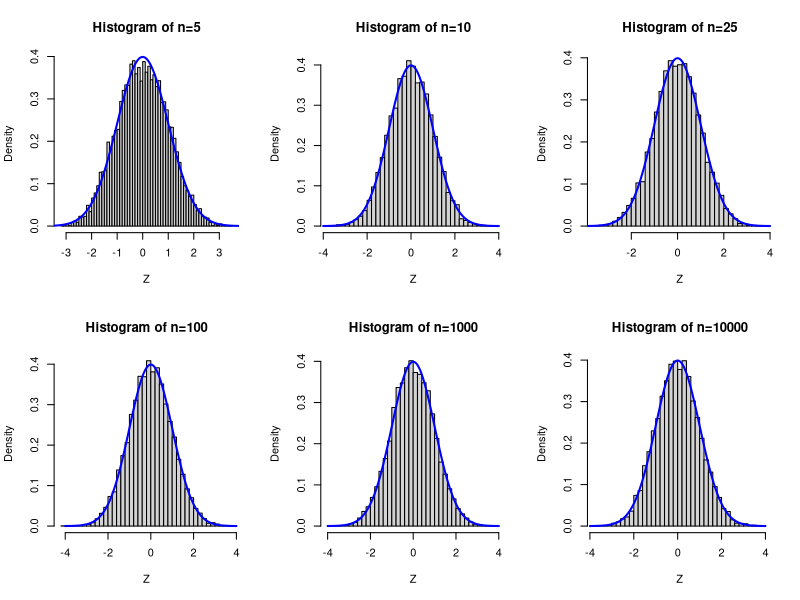

This chart was generated by the following R code:
## ---- chunk 1
library(stringr)

set.seed(0)
a <- 0
b <- 10
mu <- 5 # mean
sigma <- sqrt(((b - a) ** 2) / 12) # standard deviation
m <- 10000
n <- c(5, 10, 25, 100, 1000, 10000)
Z <- vector("list", length(n))
names(Z) <- as.character(n)
for(i in seq_along(n)){
  n_i_str <- as.character(n[i])
  for(j in 1:m){
    X <- runif(n[i], a, b)
    Z[[n_i_str]][j] <- (mean(X) - mu)/(sigma/sqrt(n[i]))
  }
}
str(Z)

z <- seq(-4, 4, length.out = 10000)
Z$SN <- dnorm(z) # gives the standard normal probability density function (pdf) values of z
str(Z)

par(mfrow=c(2,3))
for(n_i in n){
  n_i_str <- as.character(n_i)
  hist(Z[[n_i_str]], breaks=50, prob = TRUE, xlab="Z",
       main = str_c("Histogram of n=",n_i_str))
  lines(z, Z$SN, col="blue", lwd=2)
}
